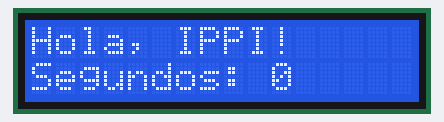
Bench run of a sketch on a simulated Arduino Uno, built with avr-gcc and run on an emulated ATmega328P. On the bench: 16×2 character LCD.

Above: at 0.1 s.
At 4.1 s:
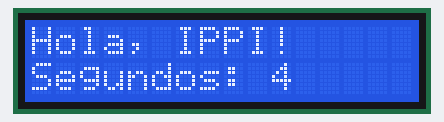
At 9.1 s:
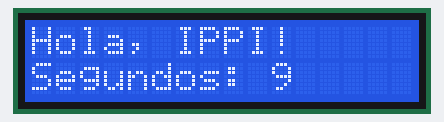
At 19.1 s:
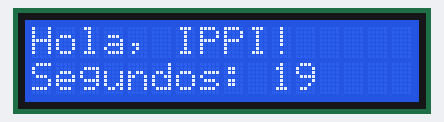
At 29.1 s:
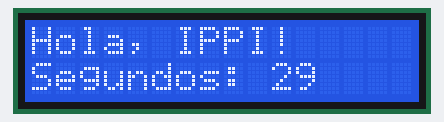
At 39.1 s:
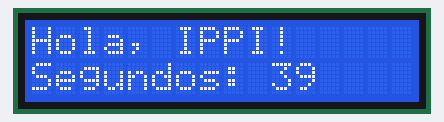

Measured:
- what the display in image 1 shows lasts 1.0 s, from 4.0 s to 5.0 s

The sketch:

P21_lcd_hola.ino
```cpp
/*
  P21 · Pantalla LCD 16x2: primer mensaje                     Sesión 11
  ------------------------------------------------------------------
  Qué hace: escribe un mensaje en la primera línea y un contador de segundos en la segunda.

  Conexiones del LCD1602 (16 pines, de izquierda a derecha, enchufado en la fila a del protoboard):
    1  VSS -> GND
    2  VDD -> 5 V
    3  V0  -> centro de un potenciómetro (ajusta el contraste); extremos a 5 V y GND
    4  RS  -> pin 12
    5  RW  -> GND
    6  E   -> pin 11
    11 D4  -> pin 10
    12 D5  -> pin 9
    13 D6  -> pin 8
    14 D7  -> pin 7
    15 A   -> resistencia de 100 ohm -> 5 V (luz de fondo)
    16 K   -> GND
    (Los pines 7 a 10, D0 a D3, no se usan: trabajamos en modo de 4 bits.)
  Los pines 12, 11, 10, 9, 8 y 7 siguen el orden de las patas del LCD, así los cables van
  paralelos y no se cruzan. La lección 19 del kit usa otros pines; este orden es el del curso.
  Si la pantalla no muestra nada, gira el potenciómetro de contraste.

  Ideas clave:
    - #include trae una LIBRERÍA: código ya hecho por otras personas. LiquidCrystal
      ya viene con el IDE; no hay que instalar nada.
    - lcd.setCursor(columna, fila) elige dónde escribir; lcd.print() escribe.
    - La pantalla no muestra acentos ni ñ: usa letras sin acento.

  Retos:  - Muestra tu nombre en la fila 1 y el nombre de tu equipo en la fila 2.
          - Haz que un texto se desplace de derecha a izquierda (lcd.scrollDisplayLeft()).
*/

#include <LiquidCrystal.h>

//                RS, E, D4, D5, D6, D7
LiquidCrystal lcd(12, 11, 10, 9, 8, 7);

void setup() {
  lcd.begin(16, 2);               // 16 columnas, 2 filas
  lcd.setCursor(0, 0);
  lcd.print("Hola, IPPI!");
}

void loop() {
  lcd.setCursor(0, 1);
  lcd.print("Segundos: ");
  lcd.print(millis() / 1000);     // segundos desde que se encendió
  lcd.print("   ");               // borra restos de números más largos
}
```
